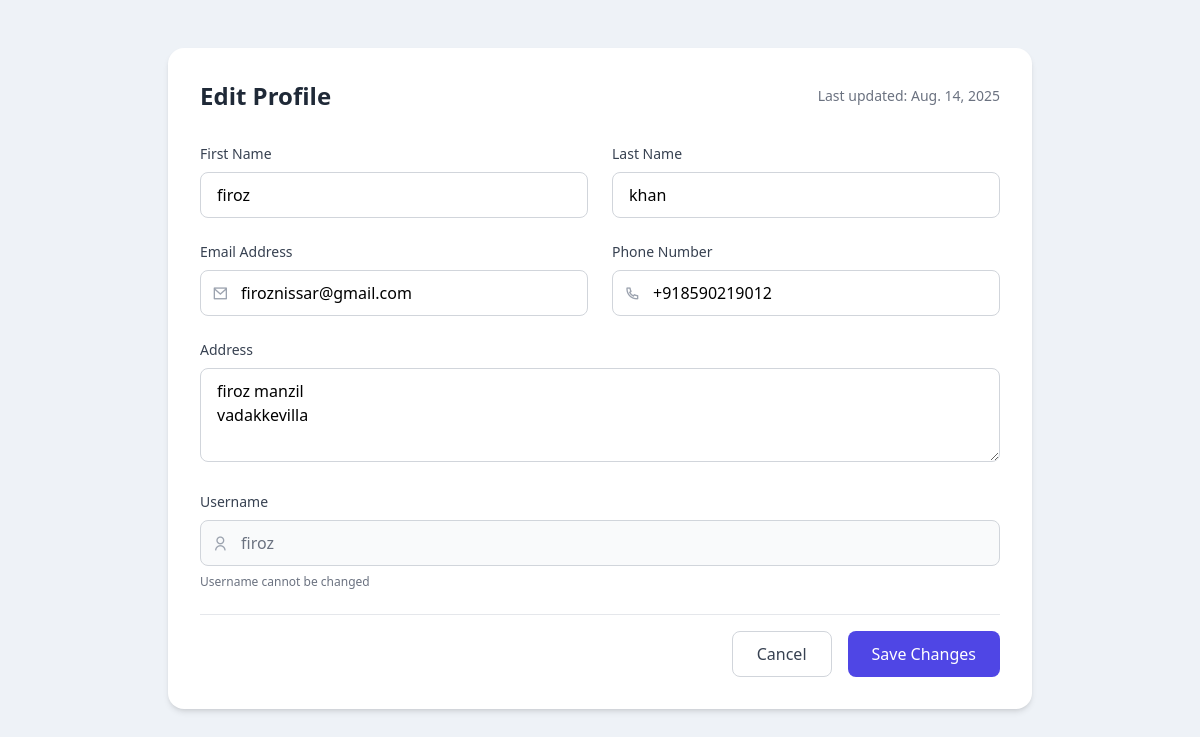
/edit_profile/1/, run on the app's committed database.
### app/models.py (models this page shows, shortened)
class userregister(models.Model):
    firstname=models.CharField(max_length=50)
    lastname=models.CharField(max_length=50)
    email=models.CharField(unique=True)
    phonenumber=models.CharField(max_length=50)
    address=models.TextField()
    username=models.CharField(max_length=50)
    password=models.CharField(max_length=128)
    date_joined=models.DateTimeField(auto_now_add=True)
    last_login = models.DateTimeField(null=True, blank=True)

### app/views.py (the view, shortened to what this page needs)
# urls.py: path('edit_profile/<int:user_id>/',views.edit_profile,name='editprofile'),
def edit_profile(request,user_id):
    user=userregister.objects.get(id=user_id)
    today=date.today()
    return render(request,'editprofile.html',{'user':user,'today':today})

### app/templates/editprofile.html (shortened to what this page needs)
<!DOCTYPE html>
<html lang="en">
<head>
    <script src="https://cdn.tailwindcss.com/3.4.16"></script>
    <link rel="stylesheet" href="https://cdnjs.cloudflare.com/ajax/libs/remixicon/4.6.0/remixicon.min.css">
</head>
<body class="bg-[#eef2f7]">
    <div class="container mx-auto px-4 py-12 max-w-4xl">
        <div class="bg-white rounded-lg shadow-md p-8">
            <div class="flex items-center justify-between mb-8">
                <h1 class="text-2xl font-bold text-gray-800">Edit Profile</h1>
                <div class="text-sm text-gray-500">Last updated: {{today}}</div>
            </div>
            <form method="POST" class="space-y-6">
                <div class="grid grid-cols-1 md:grid-cols-2 gap-6">
                    <div class="space-y-2">
                        <label for="firstname" class="block text-sm font-medium text-gray-700">First Name</label>
                        <input type="text" id="firstname" name="firstname" value="{{ user.firstname }}" class="w-full px-4 py-2.5 border border-gray-300 rounded-button focus:outline-none focus:ring-2 focus:ring-primary/50 focus:border-primary">
                    </div>
                    <div class="space-y-2">
                        <label for="lastname" class="block text-sm font-medium text-gray-700">Last Name</label>
                        <input type="text" id="lastname" name="lastname" value="{{ user.lastname }}" class="w-full px-4 py-2.5 border border-gray-300 rounded-button focus:outline-none focus:ring-2 focus:ring-primary/50 focus:border-primary">
                    </div>
                    <div class="space-y-2">
                        <label for="email" class="block text-sm font-medium text-gray-700">Email Address</label>
                        <div class="relative">
                            <div class="absolute inset-y-0 left-0 flex items-center pl-3 pointer-events-none">
                            </div>
                            <input type="email" id="email" name="email" value="{{ user.email }}" class="w-full pl-10 pr-4 py-2.5 border border-gray-300 rounded-button focus:outline-none focus:ring-2 focus:ring-primary/50 focus:border-primary">
                        </div>
                    </div>
                    <div class="space-y-2">
                        <label for="phone" class="block text-sm font-medium text-gray-700">Phone Number</label>
                        <div class="relative">
                            <div class="absolute inset-y-0 left-0 flex items-center pl-3 pointer-events-none">
                            </div>
                            <input type="tel" id="phone" name="phone" value="{{ user.phonenumber }}" class="w-full pl-10 pr-4 py-2.5 border border-gray-300 rounded-button focus:outline-none focus:ring-2 focus:ring-primary/50 focus:border-primary">
                        </div>
                    </div>
                </div>
                <div class="space-y-2">
                    <label for="address" class="block text-sm font-medium text-gray-700">Address</label>
                    <textarea id="address" name="address" rows="3" class="w-full px-4 py-2.5 border border-gray-300 rounded-button focus:outline-none focus:ring-2 focus:ring-primary/50 focus:border-primary">{{ user.address }}</textarea>
                </div>
                <div class="space-y-2">
                    <label for="username" class="block text-sm font-medium text-gray-700">Username</label>
                    <div class="relative">
                        <div class="absolute inset-y-0 left-0 flex items-center pl-3 pointer-events-none">
                        </div>
                        <input type="text" id="username" name="username" value="{{ user.username }}" readonly class="w-full pl-10 pr-4 py-2.5 border border-gray-300 bg-gray-50 rounded-button text-gray-500">
                    </div>
                    <p class="text-xs text-gray-500 mt-1">Username cannot be changed</p>
                </div>
                <div class="flex justify-end space-x-4 pt-4 border-t border-gray-200">
                    <a href="{% url 'userprofile' user.id %}" class="px-6 py-2.5 border border-gray-300 rounded-button text-gray-700 hover:bg-gray-50 transition-colors whitespace-nowrap">Cancel</a>
                    <button type="submit" class="px-6 py-2.5 bg-primary text-white rounded-button hover:bg-primary/90 transition-colors whitespace-nowrap">Save Changes</button>
                </div>
            </form>
        </div>
    </div>
</body>
</html>

### app/templates/editprofile.html (style rules this page uses)
body { background-color: #eef2f7; min-height: 100vh; display: flex; flex-direction: column; }

### data on the page
userregister: firstname "firoz", lastname "khan", email "firoznissar@gmail.com", phone "+918590219012", address "firoz manzil vadakkevilla", username "firoz"
